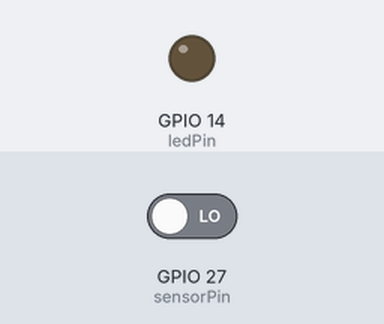
Bench run of a sketch on a simulated ESP32. Shown: output pins drawn as LEDs (lit = HIGH). Inputs (shaded band) come from the test bench; at power-on: GPIO 27 (sensorPin) LOW.

Above: at 1.2 s.
1.3 s: GPIO 27 (sensorPin) driven HIGH
At 1.7 s:
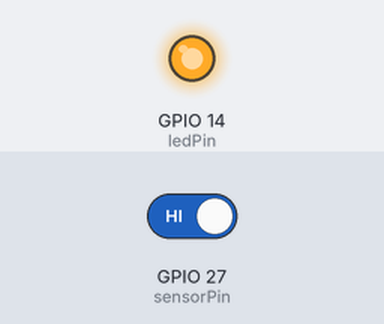
2.8 s: GPIO 27 (sensorPin) driven LOW
At 4.0 s:
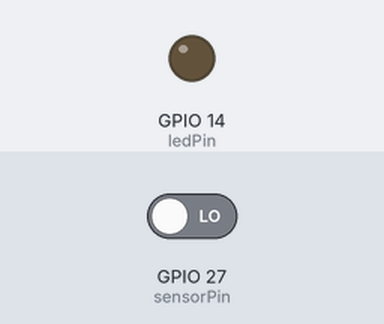
Timing chart, 0 to 5.8 s (numbered marks = the images above; inputs shaded):
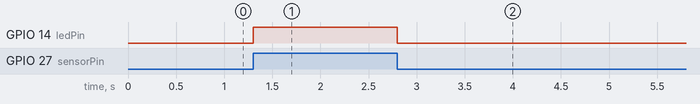

The sketch:

ESP32-PIRmodule-LED.ino
```cpp
// Setting pins
int ledPin = 14;
int sensorPin = 27;

void setup() {

  // Setting pinMode for the previously set pins
  pinMode(ledPin, OUTPUT);
  pinMode(sensorPin, INPUT);
}

void loop() {
  int sensorValue = digitalRead(sensorPin);

  if (sensorValue == HIGH) {
    digitalWrite(ledPin, HIGH); // Turn LED on, if the sensor triggers
  } else {
    digitalWrite(ledPin, LOW); // Turn LED off, if the sensor doesn't trigger
  }
}
```

Measured:
- after the input at 1.3 s, GPIO 14 (ledPin): LOW → HIGH at once
- after the input at 2.8 s, GPIO 14 (ledPin): HIGH → LOW at once
